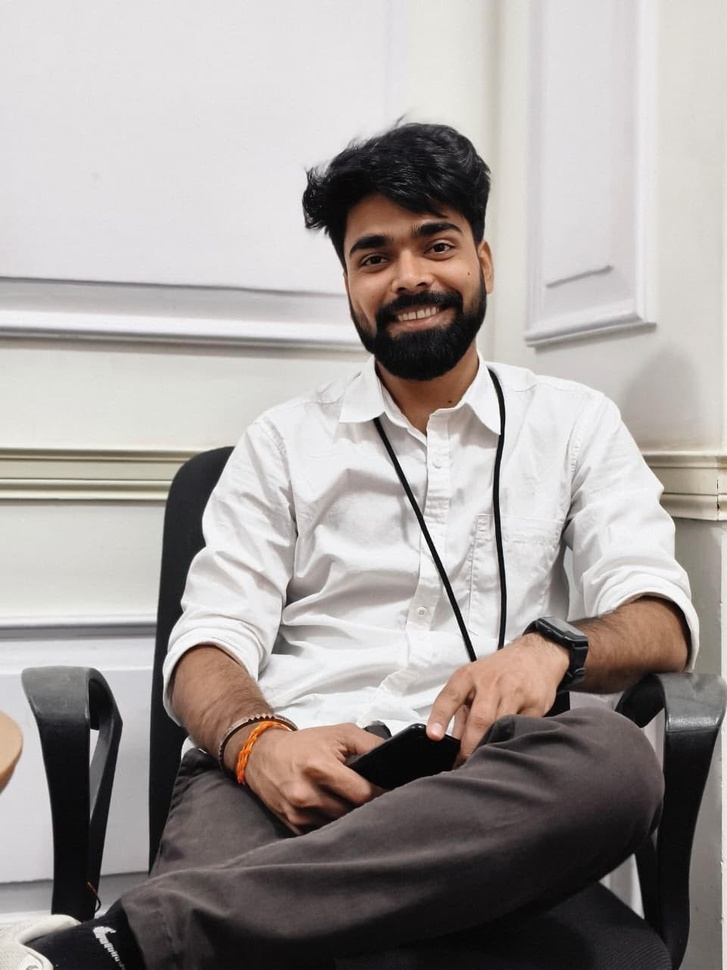
#> input picture Object_Detection/hemant_photo.jpg, 727 x 970 px, shrunk from 960 x 1280 before the run, found by its file name
$ python haar_casscade.py
#> lines starting #> are read from the running program, lines starting #| are printed output that depends on the picture; after the words box and inside, x2 and y2 are one past the last pixel; in counts of white or black regions, pixels touching at a corner belong together
import numpy as np
import cv2 as cv
import matplotlib.pyplot as plt

img = cv.imread("/home/labuser/Downloads/CV_OPENCV/Object_Detection/hemant_photo.jpg")
#> img is the input picture: shape (970, 727, 3); mean B, G, R 155.9, 158.3, 164.3
img_gray = cv.cvtColor(img, cv.COLOR_BGR2GRAY)
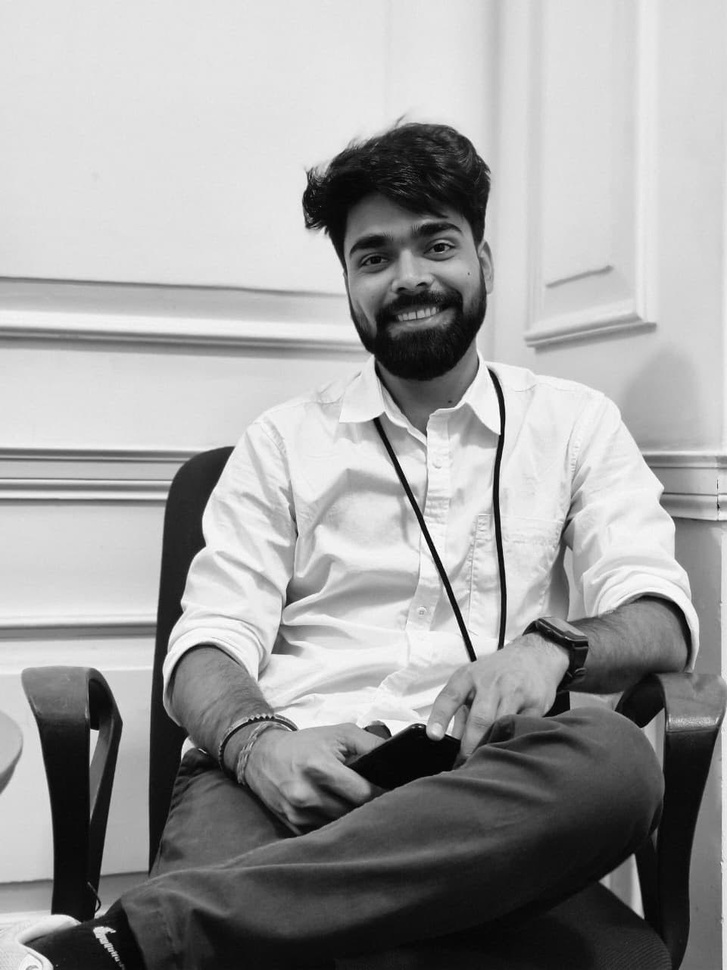
#> img_gray: shape (970, 727); min 0, max 255, mean 159.9

face_cascade = cv.CascadeClassifier("/home/labuser/Downloads/CV_OPENCV/Object_Detection/haarcascade_frontalface_default.xml")
faces = face_cascade.detectMultiScale(img_gray)
#> faces = [[325, 184, 169, 169]]

img1 = img.copy()   # ✅ FIXED HERE

for (x, y, w, h) in faces:
    cv.rectangle(img1, (x, y), (x+w, y+h), (255, 0, 0), 8)
#> this loop made 1 pass
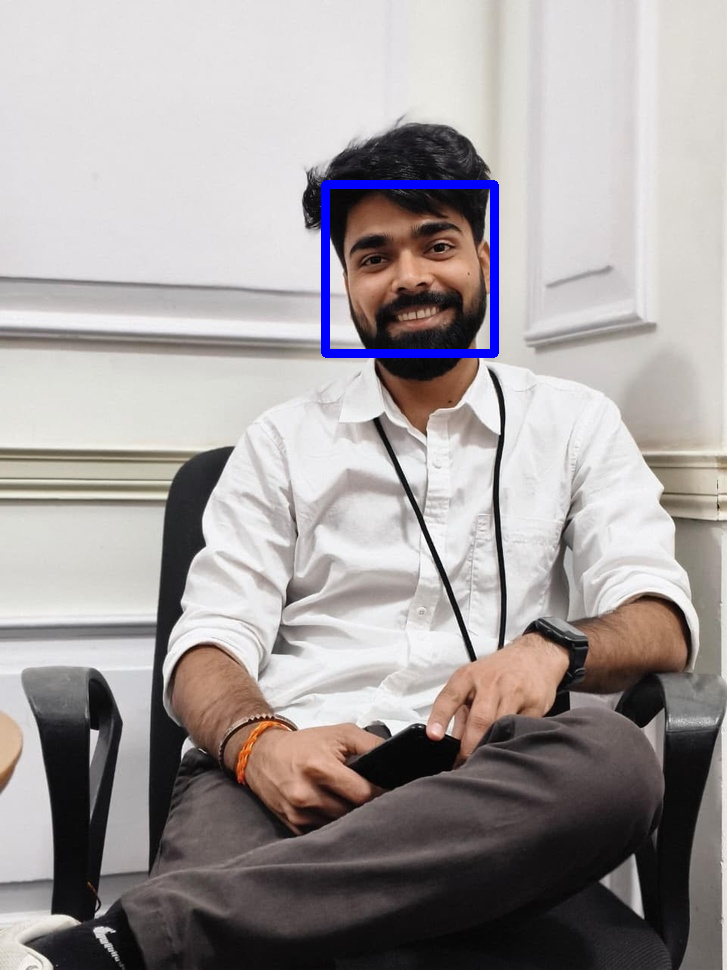
#> img1: shape (970, 727, 3); 0.86% of pixels changed, all inside (x1, y1, x2, y2) = (321, 180, 499, 358)

# detect_eye
eye_cascade = cv.CascadeClassifier("/home/labuser/Downloads/CV_OPENCV/Object_Detection/haarcascade_eye.xml")
eyes = eye_cascade.detectMultiScale(img_gray, scaleFactor=1.2, minNeighbors=5)  # ✅ grayscale
#> eyes = [[350, 239, 42, 42], [412, 223, 47, 47]]

for (x, y, w, h) in eyes:
    cv.rectangle(img1, (x, y), (x+w, y+h), (0, 255, 0), 4)
#> this loop made 2 passes
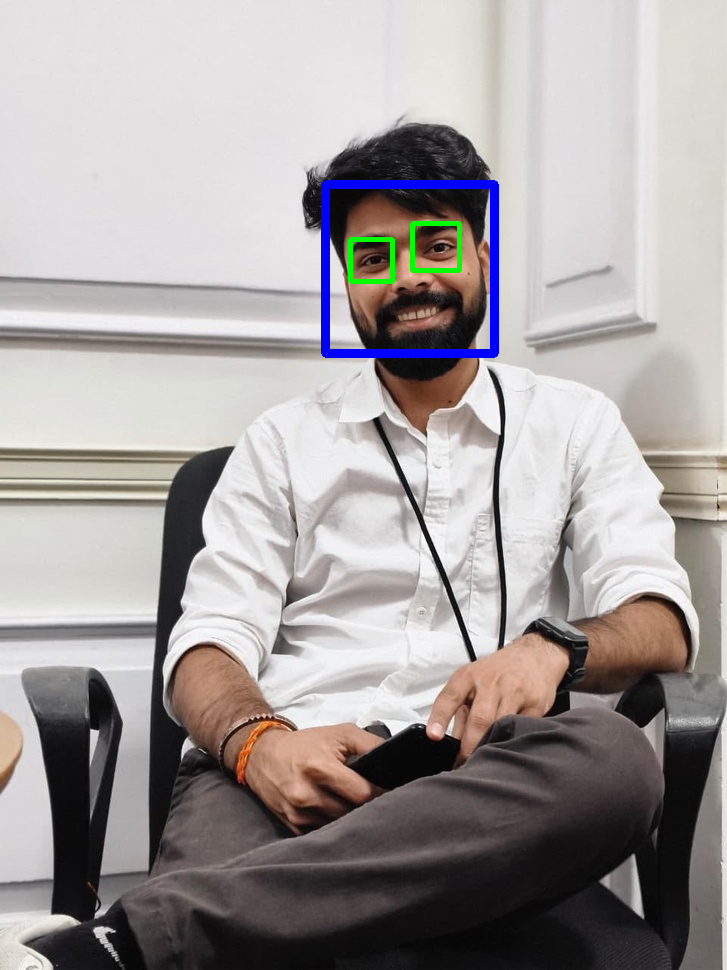
#> img1: shape (970, 727, 3); 0.25% of pixels changed, all inside (x1, y1, x2, y2) = (348, 221, 462, 284)

plt.imshow(cv.cvtColor(img1, cv.COLOR_BGR2RGB))  # ✅ proper display
plt.axis("off")
plt.show()

# detect_smile
smile_cascade = cv.CascadeClassifier("/home/labuser/Downloads/CV_OPENCV/Object_Detection/haarcascade_smile.xml")
smile = smile_cascade.detectMultiScale(img_gray, scaleFactor=1.1, minNeighbors=5)  # ✅ grayscale
#> smile = 37 rows, first 6: [418, 146, 45, 22], [383, 169, 43, 21], [428, 167, 41, 20], [374, 293, 90, 45], [22, 451, 43, 22], [141, 453, 40, 20]

for (x, y, w, h) in smile:
    cv.rectangle(img1, (x, y), (x+w, y+h), (255, 255, 255), 6)
#> this loop made 37 passes
#> (x, y, w, h) on passes 1 to 12: (418, 146, 45, 22), (383, 169, 43, 21), (428, 167, 41, 20), (374, 293, 90, 45), (22, 451, 43, 22), (141, 453, 40, 20), (665, 486, 38, 19), (596, 566, 45, 22), (615, 557, 55, 27), (666, 438, 47, 23), (50, 471, 100, 50), (268, 776, 77, 39)
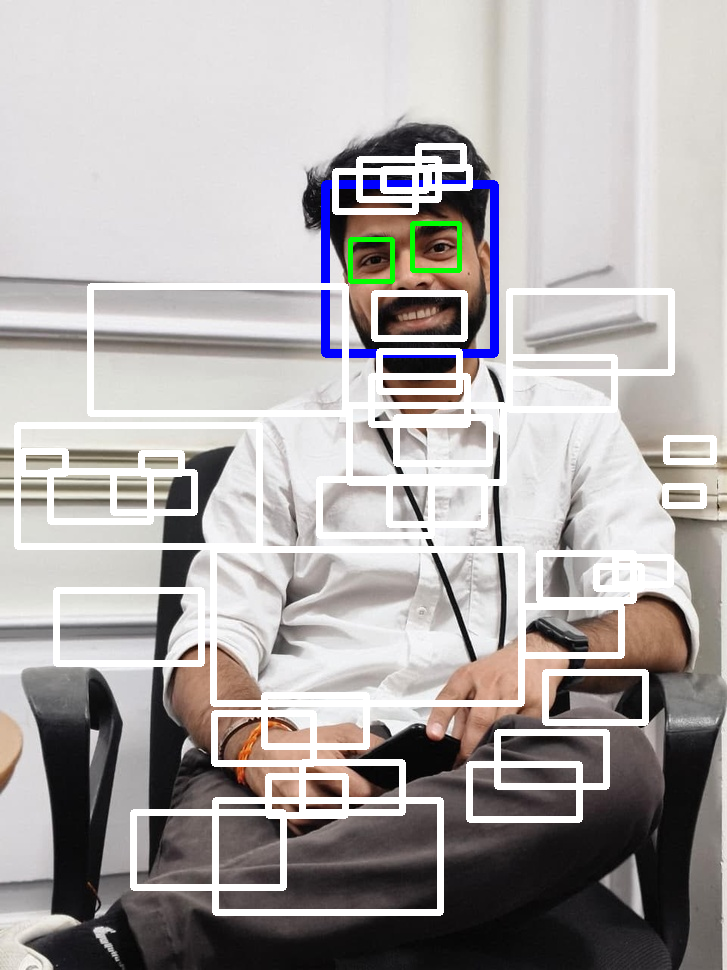
#> img1: shape (970, 727, 3); 10.87% of pixels changed, all inside (x1, y1, x2, y2) = (14, 143, 717, 916)

plt.imshow(cv.cvtColor(img1, cv.COLOR_BGR2RGB))  # ✅ proper display
plt.axis("off")
plt.show()
